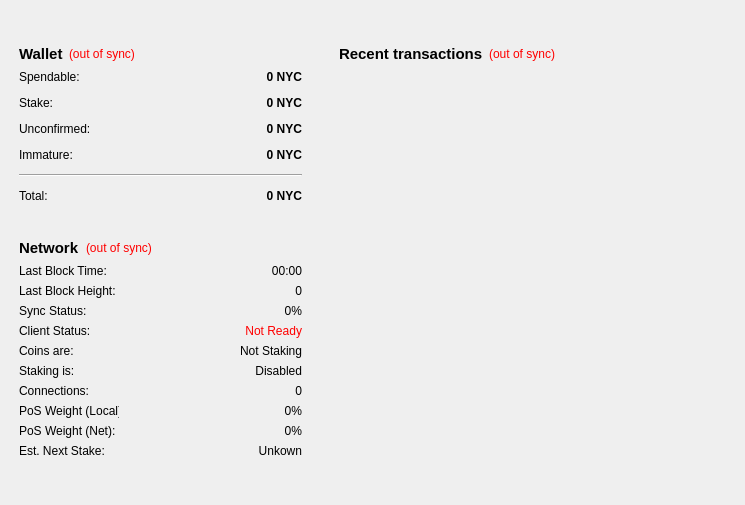
<?xml version="1.0" encoding="UTF-8"?>
<ui version="4.0">
 <class>OverviewPage</class>
 <widget class="QWidget" name="OverviewPage">
  <property name="geometry">
   <rect>
    <x>0</x>
    <y>0</y>
    <width>745</width>
    <height>505</height>
   </rect>
  </property>
  <property name="windowTitle">
   <string>Form</string>
  </property>
  <widget class="QWidget" name="layoutWidget">
   <property name="geometry">
    <rect>
     <x>330</x>
     <y>35</y>
     <width>401</width>
     <height>461</height>
    </rect>
   </property>
   <layout class="QVBoxLayout" name="verticalLayout_3">
    <item>
     <widget class="QWidget" name="widget_2" native="true">
      <layout class="QVBoxLayout" name="verticalLayout">
       <item>
        <layout class="QHBoxLayout" name="horizontalLayout_2">
         <item>
          <widget class="QLabel" name="label_4">
           <property name="font">
            <font>
             <pointsize>11</pointsize>
             <weight>75</weight>
             <bold>true</bold>
            </font>
           </property>
           <property name="text">
            <string>&lt;b&gt;Recent transactions&lt;/b&gt;</string>
           </property>
          </widget>
         </item>
         <item>
          <widget class="QLabel" name="labelTransactionsStatus">
           <property name="toolTip">
            <string>The displayed information may be out of date. Your wallet automatically synchronizes with the Newyorkcoin network after a connection is established, but this process has not completed yet.</string>
           </property>
           <property name="styleSheet">
            <string notr="true">QLabel { color: red; }</string>
           </property>
           <property name="text">
            <string notr="true">(out of sync)</string>
           </property>
           <property name="alignment">
            <set>Qt::AlignRight|Qt::AlignTrailing|Qt::AlignVCenter</set>
           </property>
          </widget>
         </item>
         <item>
          <spacer name="horizontalSpacer">
           <property name="orientation">
            <enum>Qt::Horizontal</enum>
           </property>
           <property name="sizeHint" stdset="0">
            <size>
             <width>40</width>
             <height>20</height>
            </size>
           </property>
          </spacer>
         </item>
        </layout>
       </item>
       <item>
        <widget class="QListView" name="listTransactions">
         <property name="styleSheet">
          <string notr="true">QListView { background: transparent; }</string>
         </property>
         <property name="frameShape">
          <enum>QFrame::NoFrame</enum>
         </property>
         <property name="verticalScrollBarPolicy">
          <enum>Qt::ScrollBarAlwaysOff</enum>
         </property>
         <property name="horizontalScrollBarPolicy">
          <enum>Qt::ScrollBarAlwaysOff</enum>
         </property>
         <property name="selectionMode">
          <enum>QAbstractItemView::NoSelection</enum>
         </property>
        </widget>
       </item>
      </layout>
     </widget>
    </item>
   </layout>
  </widget>
  <widget class="QWidget" name="layoutWidget">
   <property name="geometry">
    <rect>
     <x>10</x>
     <y>35</y>
     <width>301</width>
     <height>461</height>
    </rect>
   </property>
   <layout class="QVBoxLayout" name="verticalLayout_2">
    <item>
     <widget class="QWidget" name="widget_wallview" native="true">
      <layout class="QVBoxLayout" name="verticalLayout_4">
       <item>
        <layout class="QHBoxLayout" name="horizontalLayout_4">
         <item>
          <widget class="QLabel" name="label_5">
           <property name="font">
            <font>
             <pointsize>11</pointsize>
             <weight>75</weight>
             <bold>true</bold>
            </font>
           </property>
           <property name="text">
            <string>Wallet</string>
           </property>
          </widget>
         </item>
         <item>
          <widget class="QLabel" name="labelWalletStatus">
           <property name="toolTip">
            <string>The displayed information may be out of date. Your wallet automatically synchronizes with the Newyorkcoin network after a connection is established, but this process has not completed yet.</string>
           </property>
           <property name="styleSheet">
            <string notr="true">QLabel { color: red; }</string>
           </property>
           <property name="text">
            <string notr="true">(out of sync)</string>
           </property>
           <property name="alignment">
            <set>Qt::AlignLeading|Qt::AlignLeft|Qt::AlignVCenter</set>
           </property>
          </widget>
         </item>
         <item>
          <spacer name="horizontalSpacer_2">
           <property name="orientation">
            <enum>Qt::Horizontal</enum>
           </property>
           <property name="sizeHint" stdset="0">
            <size>
             <width>40</width>
             <height>20</height>
            </size>
           </property>
          </spacer>
         </item>
        </layout>
       </item>
       <item>
        <layout class="QFormLayout" name="formLayout_2">
         <property name="fieldGrowthPolicy">
          <enum>QFormLayout::AllNonFixedFieldsGrow</enum>
         </property>
         <property name="horizontalSpacing">
          <number>12</number>
         </property>
         <property name="verticalSpacing">
          <number>12</number>
         </property>
         <item row="0" column="0">
          <widget class="QLabel" name="label">
           <property name="text">
            <string>Spendable:</string>
           </property>
          </widget>
         </item>
         <item row="0" column="1">
          <widget class="QLabel" name="labelBalance">
           <property name="font">
            <font>
             <weight>75</weight>
             <bold>true</bold>
            </font>
           </property>
           <property name="cursor">
            <cursorShape>IBeamCursor</cursorShape>
           </property>
           <property name="toolTip">
            <string>Your current spendable balance</string>
           </property>
           <property name="text">
            <string notr="true">0 NYC</string>
           </property>
           <property name="alignment">
            <set>Qt::AlignRight|Qt::AlignTrailing|Qt::AlignVCenter</set>
           </property>
           <property name="textInteractionFlags">
            <set>Qt::LinksAccessibleByMouse|Qt::TextSelectableByKeyboard|Qt::TextSelectableByMouse</set>
           </property>
          </widget>
         </item>
         <item row="1" column="0">
          <widget class="QLabel" name="label_6">
           <property name="text">
            <string>Stake:</string>
           </property>
          </widget>
         </item>
         <item row="1" column="1">
          <widget class="QLabel" name="labelStake">
           <property name="font">
            <font>
             <weight>75</weight>
             <bold>true</bold>
            </font>
           </property>
           <property name="cursor">
            <cursorShape>IBeamCursor</cursorShape>
           </property>
           <property name="toolTip">
            <string>Total of coins that was staked, and do not yet count toward the current balance</string>
           </property>
           <property name="text">
            <string notr="true">0 NYC</string>
           </property>
           <property name="alignment">
            <set>Qt::AlignRight|Qt::AlignTrailing|Qt::AlignVCenter</set>
           </property>
           <property name="textInteractionFlags">
            <set>Qt::LinksAccessibleByMouse|Qt::TextSelectableByKeyboard|Qt::TextSelectableByMouse</set>
           </property>
          </widget>
         </item>
         <item row="2" column="0">
          <widget class="QLabel" name="label_3">
           <property name="text">
            <string>Unconfirmed:</string>
           </property>
          </widget>
         </item>
         <item row="2" column="1">
          <widget class="QLabel" name="labelUnconfirmed">
           <property name="font">
            <font>
             <weight>75</weight>
             <bold>true</bold>
            </font>
           </property>
           <property name="cursor">
            <cursorShape>IBeamCursor</cursorShape>
           </property>
           <property name="toolTip">
            <string>Total of transactions that have yet to be confirmed, and do not yet count toward the current balance</string>
           </property>
           <property name="text">
            <string notr="true">0 NYC</string>
           </property>
           <property name="alignment">
            <set>Qt::AlignRight|Qt::AlignTrailing|Qt::AlignVCenter</set>
           </property>
           <property name="textInteractionFlags">
            <set>Qt::LinksAccessibleByMouse|Qt::TextSelectableByKeyboard|Qt::TextSelectableByMouse</set>
           </property>
          </widget>
         </item>
         <item row="3" column="0">
          <widget class="QLabel" name="labelImmatureText">
           <property name="text">
            <string>Immature:</string>
           </property>
          </widget>
         </item>
         <item row="3" column="1">
          <widget class="QLabel" name="labelImmature">
           <property name="font">
            <font>
             <weight>75</weight>
             <bold>true</bold>
            </font>
           </property>
           <property name="toolTip">
            <string>Mined balance that has not yet matured</string>
           </property>
           <property name="text">
            <string notr="true">0 NYC</string>
           </property>
           <property name="alignment">
            <set>Qt::AlignRight|Qt::AlignTrailing|Qt::AlignVCenter</set>
           </property>
           <property name="textInteractionFlags">
            <set>Qt::LinksAccessibleByMouse|Qt::TextSelectableByKeyboard|Qt::TextSelectableByMouse</set>
           </property>
          </widget>
         </item>
         <item row="4" column="0" colspan="2">
          <widget class="Line" name="line">
           <property name="orientation">
            <enum>Qt::Horizontal</enum>
           </property>
          </widget>
         </item>
         <item row="5" column="0">
          <widget class="QLabel" name="labelTotalText">
           <property name="text">
            <string>Total:</string>
           </property>
          </widget>
         </item>
         <item row="5" column="1">
          <widget class="QLabel" name="labelTotal">
           <property name="font">
            <font>
             <weight>75</weight>
             <bold>true</bold>
            </font>
           </property>
           <property name="cursor">
            <cursorShape>IBeamCursor</cursorShape>
           </property>
           <property name="toolTip">
            <string>Your current total balance</string>
           </property>
           <property name="text">
            <string notr="true">0 NYC</string>
           </property>
           <property name="alignment">
            <set>Qt::AlignRight|Qt::AlignTrailing|Qt::AlignVCenter</set>
           </property>
           <property name="textInteractionFlags">
            <set>Qt::LinksAccessibleByMouse|Qt::TextSelectableByKeyboard|Qt::TextSelectableByMouse</set>
           </property>
          </widget>
         </item>
        </layout>
       </item>
       <item>
        <spacer name="verticalSpacer_2">
         <property name="orientation">
          <enum>Qt::Vertical</enum>
         </property>
         <property name="sizeHint" stdset="0">
          <size>
           <width>20</width>
           <height>40</height>
          </size>
         </property>
        </spacer>
       </item>
       <item>
        <layout class="QHBoxLayout" name="horizontalLayout_7">
         <item>
          <widget class="QLabel" name="label_11">
           <property name="font">
            <font>
             <pointsize>11</pointsize>
             <weight>75</weight>
             <bold>true</bold>
            </font>
           </property>
           <property name="text">
            <string>Network</string>
           </property>
          </widget>
         </item>
         <item>
          <widget class="QLabel" name="labelNetStatus">
           <property name="toolTip">
            <string>The displayed information may be out of date. Your wallet automatically synchronizes with the Newyorkcoin network after a connection is established, but this process has not completed yet.</string>
           </property>
           <property name="styleSheet">
            <string notr="true">QLabel { color: red; }</string>
           </property>
           <property name="text">
            <string notr="true">(out of sync)</string>
           </property>
           <property name="alignment">
            <set>Qt::AlignLeading|Qt::AlignLeft|Qt::AlignVCenter</set>
           </property>
          </widget>
         </item>
         <item>
          <spacer name="horizontalSpacer_5">
           <property name="orientation">
            <enum>Qt::Horizontal</enum>
           </property>
           <property name="sizeHint" stdset="0">
            <size>
             <width>40</width>
             <height>20</height>
            </size>
           </property>
          </spacer>
         </item>
        </layout>
       </item>
       <item>
        <layout class="QVBoxLayout" name="verticalLayout_7">
         <item>
          <layout class="QHBoxLayout" name="horizontalLayout_20">
           <item>
            <widget class="QLabel" name="label_13">
             <property name="maximumSize">
              <size>
               <width>100</width>
               <height>16777215</height>
              </size>
             </property>
             <property name="text">
              <string>Last Block Time:</string>
             </property>
            </widget>
           </item>
           <item>
            <widget class="QLabel" name="lbTime">
             <property name="text">
              <string>00:00</string>
             </property>
             <property name="alignment">
              <set>Qt::AlignRight|Qt::AlignTrailing|Qt::AlignVCenter</set>
             </property>
            </widget>
           </item>
          </layout>
         </item>
         <item>
          <layout class="QHBoxLayout" name="horizontalLayout_21">
           <item>
            <widget class="QLabel" name="label_15">
             <property name="maximumSize">
              <size>
               <width>100</width>
               <height>16777215</height>
              </size>
             </property>
             <property name="text">
              <string>Last Block Height:</string>
             </property>
            </widget>
           </item>
           <item>
            <widget class="QLabel" name="lbHeight">
             <property name="text">
              <string>0</string>
             </property>
             <property name="alignment">
              <set>Qt::AlignRight|Qt::AlignTrailing|Qt::AlignVCenter</set>
             </property>
            </widget>
           </item>
          </layout>
         </item>
         <item>
          <layout class="QHBoxLayout" name="horizontalLayout_22">
           <item>
            <widget class="QLabel" name="label_16">
             <property name="maximumSize">
              <size>
               <width>100</width>
               <height>16777215</height>
              </size>
             </property>
             <property name="text">
              <string>Sync Status:</string>
             </property>
            </widget>
           </item>
           <item>
            <widget class="QLabel" name="sncStatus">
             <property name="text">
              <string>0%</string>
             </property>
             <property name="alignment">
              <set>Qt::AlignRight|Qt::AlignTrailing|Qt::AlignVCenter</set>
             </property>
            </widget>
           </item>
          </layout>
         </item>
         <item>
          <layout class="QHBoxLayout" name="horizontalLayout_24">
           <item>
            <widget class="QLabel" name="label_18">
             <property name="maximumSize">
              <size>
               <width>100</width>
               <height>16777215</height>
              </size>
             </property>
             <property name="text">
              <string>Client Status:</string>
             </property>
            </widget>
           </item>
           <item>
            <widget class="QLabel" name="clStat">
             <property name="styleSheet">
              <string notr="true">QLabel { color: red; }</string>
             </property>
             <property name="text">
              <string>Not Ready</string>
             </property>
             <property name="alignment">
              <set>Qt::AlignRight|Qt::AlignTrailing|Qt::AlignVCenter</set>
             </property>
            </widget>
           </item>
          </layout>
         </item>
         <item>
          <layout class="QHBoxLayout" name="horizontalLayout_25">
           <item>
            <widget class="QLabel" name="label_19">
             <property name="maximumSize">
              <size>
               <width>100</width>
               <height>16777215</height>
              </size>
             </property>
             <property name="text">
              <string>Coins are:</string>
             </property>
            </widget>
           </item>
           <item>
            <widget class="QLabel" name="stkstat">
             <property name="text">
              <string>Not Staking</string>
             </property>
             <property name="alignment">
              <set>Qt::AlignRight|Qt::AlignTrailing|Qt::AlignVCenter</set>
             </property>
            </widget>
           </item>
          </layout>
         </item>
         <item>
          <layout class="QHBoxLayout" name="horizontalLayout_17">
           <item>
            <widget class="QLabel" name="label_23">
             <property name="maximumSize">
              <size>
               <width>100</width>
               <height>16777215</height>
              </size>
             </property>
             <property name="text">
              <string>Staking is:</string>
             </property>
            </widget>
           </item>
           <item>
            <widget class="QLabel" name="stken">
             <property name="text">
              <string>Disabled</string>
             </property>
             <property name="alignment">
              <set>Qt::AlignRight|Qt::AlignTrailing|Qt::AlignVCenter</set>
             </property>
            </widget>
           </item>
          </layout>
         </item>
         <item>
          <layout class="QHBoxLayout" name="horizontalLayout_23">
           <item>
            <widget class="QLabel" name="label_17">
             <property name="maximumSize">
              <size>
               <width>100</width>
               <height>16777215</height>
              </size>
             </property>
             <property name="text">
              <string>Connections:</string>
             </property>
            </widget>
           </item>
           <item>
            <widget class="QLabel" name="lbcon">
             <property name="text">
              <string>0</string>
             </property>
             <property name="alignment">
              <set>Qt::AlignRight|Qt::AlignTrailing|Qt::AlignVCenter</set>
             </property>
            </widget>
           </item>
          </layout>
         </item>
         <item>
          <layout class="QHBoxLayout" name="horizontalLayout_26">
           <item>
            <widget class="QLabel" name="label_20">
             <property name="maximumSize">
              <size>
               <width>100</width>
               <height>16777215</height>
              </size>
             </property>
             <property name="text">
              <string>PoS Weight (Local):</string>
             </property>
            </widget>
           </item>
           <item>
            <widget class="QLabel" name="urweight_2">
             <property name="text">
              <string>0%</string>
             </property>
             <property name="alignment">
              <set>Qt::AlignRight|Qt::AlignTrailing|Qt::AlignVCenter</set>
             </property>
            </widget>
           </item>
          </layout>
         </item>
         <item>
          <layout class="QHBoxLayout" name="horizontalLayout_27">
           <item>
            <widget class="QLabel" name="label_21">
             <property name="maximumSize">
              <size>
               <width>100</width>
               <height>16777215</height>
              </size>
             </property>
             <property name="text">
              <string>PoS Weight (Net):</string>
             </property>
            </widget>
           </item>
           <item>
            <widget class="QLabel" name="netweight_2">
             <property name="text">
              <string>0%</string>
             </property>
             <property name="alignment">
              <set>Qt::AlignRight|Qt::AlignTrailing|Qt::AlignVCenter</set>
             </property>
            </widget>
           </item>
          </layout>
         </item>
         <item>
          <layout class="QHBoxLayout" name="horizontalLayout_8">
           <item>
            <widget class="QLabel" name="label_24">
             <property name="maximumSize">
              <size>
               <width>100</width>
               <height>16777215</height>
              </size>
             </property>
             <property name="text">
              <string>Est. Next Stake:</string>
             </property>
            </widget>
           </item>
           <item>
            <widget class="QLabel" name="estnxt">
             <property name="text">
              <string>Unkown</string>
             </property>
             <property name="alignment">
              <set>Qt::AlignRight|Qt::AlignTrailing|Qt::AlignVCenter</set>
             </property>
            </widget>
           </item>
          </layout>
         </item>
         <item>
          <layout class="QVBoxLayout" name="verticalLayout_8"/>
         </item>
        </layout>
       </item>
       <item>
        <spacer name="verticalSpacer">
         <property name="orientation">
          <enum>Qt::Vertical</enum>
         </property>
         <property name="sizeHint" stdset="0">
          <size>
           <width>20</width>
           <height>40</height>
          </size>
         </property>
        </spacer>
       </item>
      </layout>
     </widget>
    </item>
   </layout>
  </widget>
 </widget>
 <resources/>
 <connections/>
</ui>
